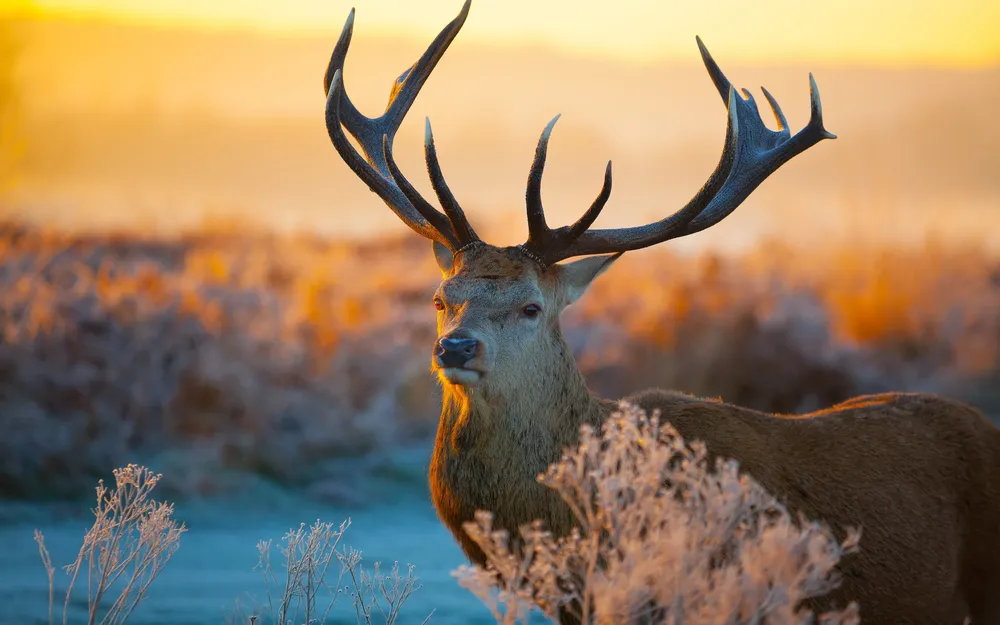
#> input picture DIP/images/deer.webp, 1000 x 625 px, shrunk from 2880 x 1800 before the run
$ python 'Task_6_Image Rotation.py'
#> lines starting #> are read from the running program, lines starting #| are printed output that depends on the picture
import cv2
import matplotlib.pyplot as plt

# Read image from disk.
img = cv2.imread('images/deer.webp')
#> img is the input picture: shape (625, 1000, 3); mean B, G, R 97.8, 125.6, 147.9

# Convert BGR image to RGB
image_rgb = cv2.cvtColor(img, cv2.COLOR_BGR2RGB)

# Image rotation parameter
center = (image_rgb.shape[1] // 2, image_rgb.shape[0] // 2)
#> center = (500, 312)
angle = 30
scale = 1

# getRotationMatrix2D creates a matrix needed for transformation.
rotation_matrix = cv2.getRotationMatrix2D(center, angle, scale)

# We want matrix for rotation w.r.t center to 30 degree without scaling.
rotated_image = cv2.warpAffine(image_rgb, rotation_matrix, (image_rgb.shape[1], image_rgb.shape[0]))
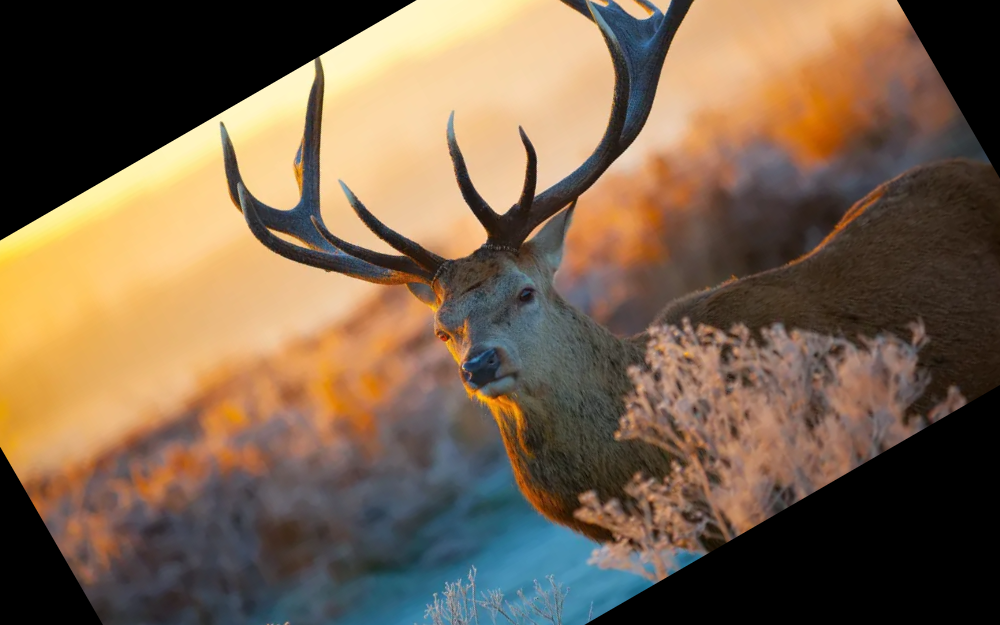
#> rotated_image: shape (625, 1000, 3); mean R, G, B 119.9, 98.4, 76.3

# Create subplots
fig, axs = plt.subplots(1, 2, figsize=(7, 4))

# Plot the original image
axs[0].imshow(image_rgb)
axs[0].set_title('Original Image')

# Plot the Rotated image
axs[1].imshow(rotated_image)
axs[1].set_title('Image Rotation')

# Remove ticks from the subplots
for ax in axs:
    ax.set_xticks([])
    ax.set_yticks([])

# Display the subplots
plt.tight_layout()
plt.show()
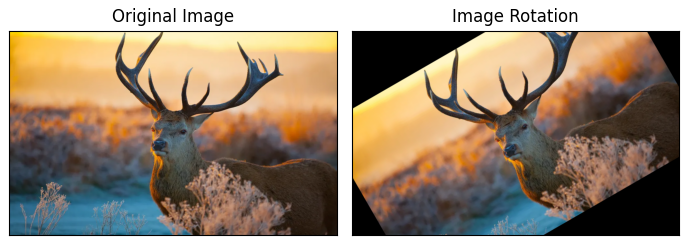
#> figure drawn by matplotlib, 2 panels

$ run again, with DIP/images/dental_xray.jpg saved as DIP/images/deer.webp
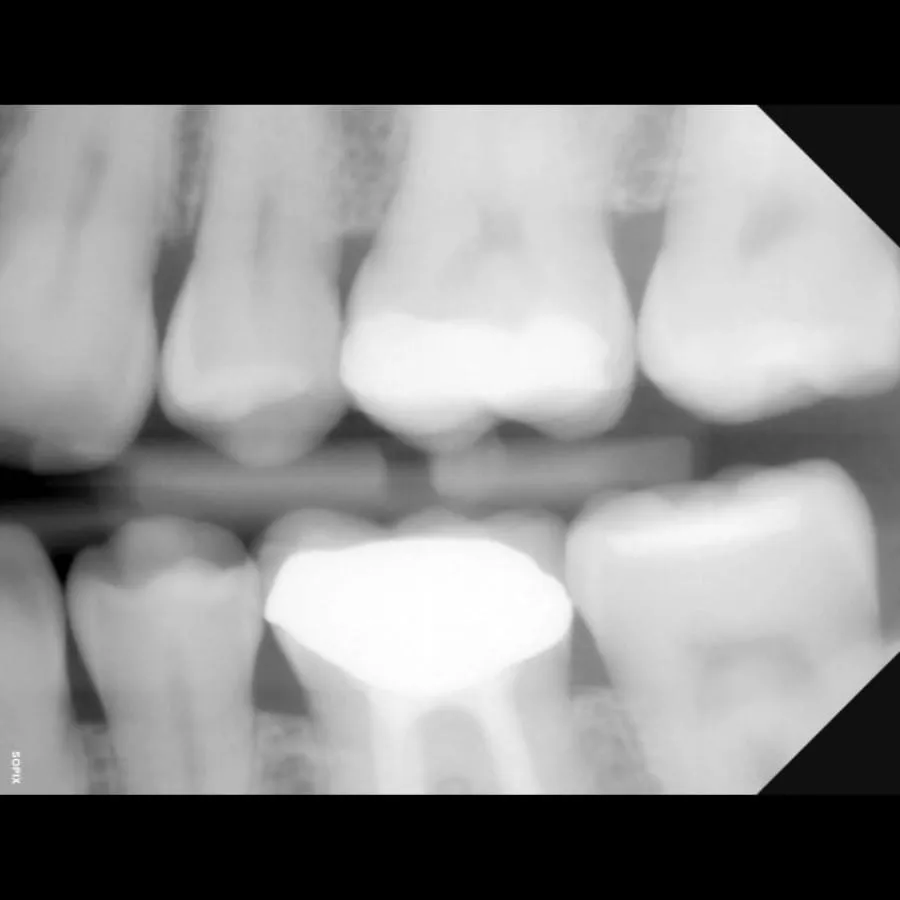
#> input picture DIP/images/dental_xray.jpg, 900 x 900 px
#> img is the input picture: shape (900, 900, 3); mean B, G, R 135.5, 135.4, 135.5
#> `rotated_image = cv2.warpAffine(image_rgb, rotation_matrix, (image_rgb...`:
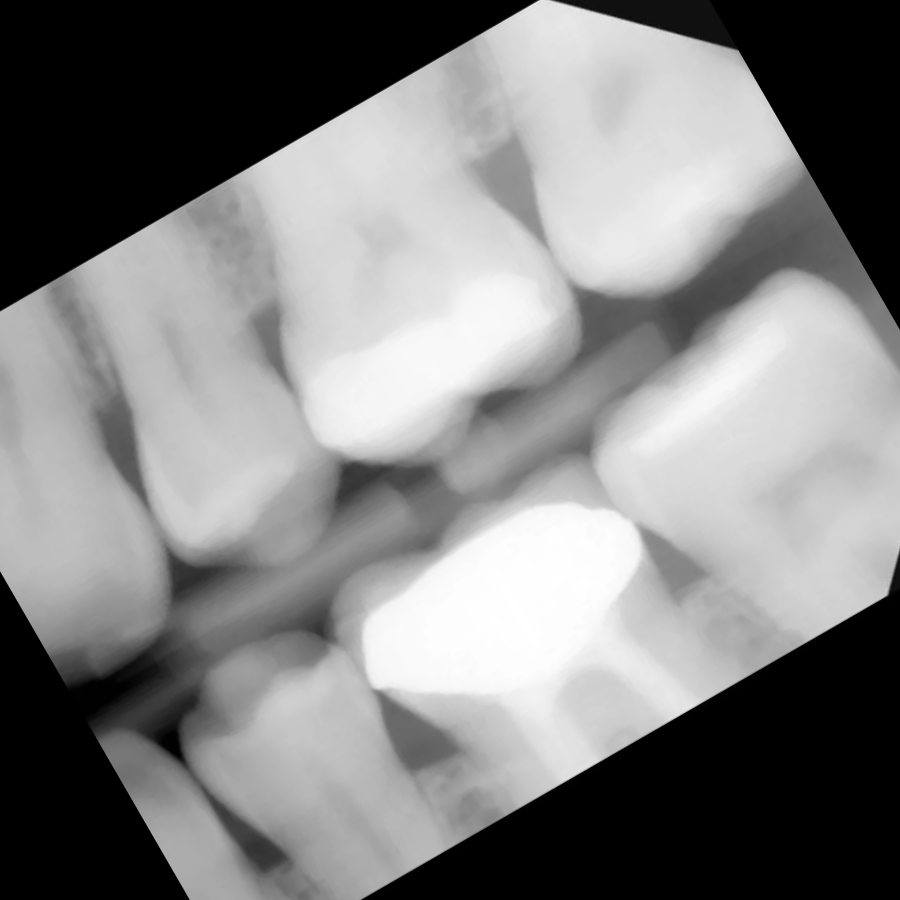
#> rotated_image: shape (900, 900, 3); mean R, G, B 129.9, 129.9, 129.9
#> `plt.show()`:
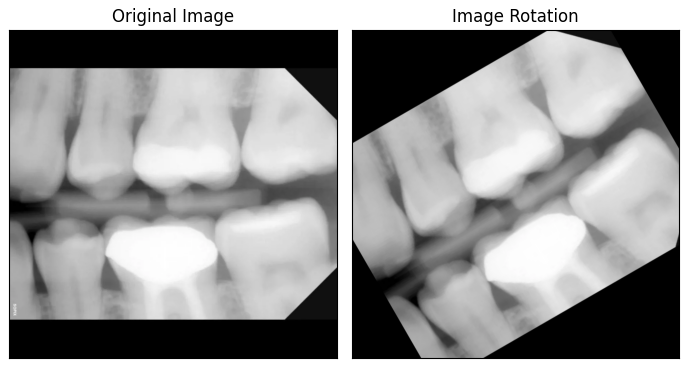
#> figure drawn by matplotlib, 2 panels
